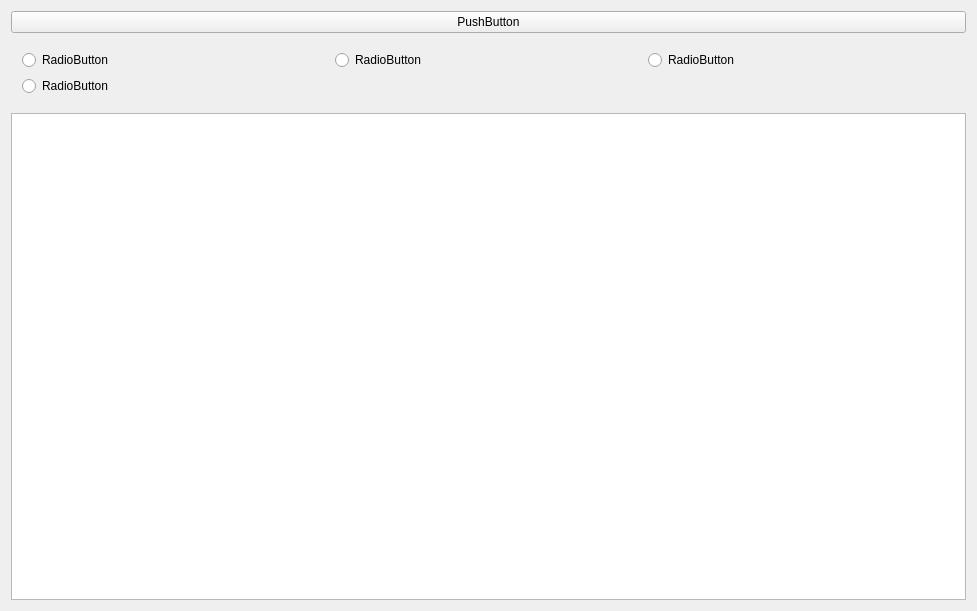
<?xml version="1.0" encoding="UTF-8"?>
<ui version="4.0">
 <class>UOlib_QTClass</class>
 <widget class="QWidget" name="UOlib_QTClass">
  <property name="geometry">
   <rect>
    <x>0</x>
    <y>0</y>
    <width>977</width>
    <height>611</height>
   </rect>
  </property>
  <property name="windowTitle">
   <string>UOlib_QT</string>
  </property>
  <layout class="QVBoxLayout" name="verticalLayout">
   <item>
    <widget class="QPushButton" name="pushButton_2">
     <property name="text">
      <string>PushButton</string>
     </property>
    </widget>
   </item>
   <item>
    <widget class="QWidget" name="widget" native="true">
     <layout class="QGridLayout" name="gridLayout">
      <item row="0" column="2">
       <widget class="QRadioButton" name="radioButton_3">
        <property name="text">
         <string>RadioButton</string>
        </property>
       </widget>
      </item>
      <item row="0" column="1">
       <widget class="QRadioButton" name="radioButton_2">
        <property name="text">
         <string>RadioButton</string>
        </property>
       </widget>
      </item>
      <item row="0" column="0">
       <widget class="QRadioButton" name="radioButton">
        <property name="text">
         <string>RadioButton</string>
        </property>
       </widget>
      </item>
      <item row="1" column="0">
       <widget class="QRadioButton" name="radioButton_4">
        <property name="text">
         <string>RadioButton</string>
        </property>
       </widget>
      </item>
     </layout>
    </widget>
   </item>
   <item>
    <widget class="MyGraphicsView" name="graphicsView">
     <property name="minimumSize">
      <size>
       <width>0</width>
       <height>0</height>
      </size>
     </property>
    </widget>
   </item>
  </layout>
 </widget>
 <layoutdefault spacing="6" margin="11"/>
 <customwidgets>
  <customwidget>
   <class>MyGraphicsView</class>
   <extends>QGraphicsView</extends>
   <header location="global">MyGraphicsView.h</header>
  </customwidget>
 </customwidgets>
 <resources>
  <include location="UOlib_qt.qrc"/>
 </resources>
 <connections/>
</ui>
